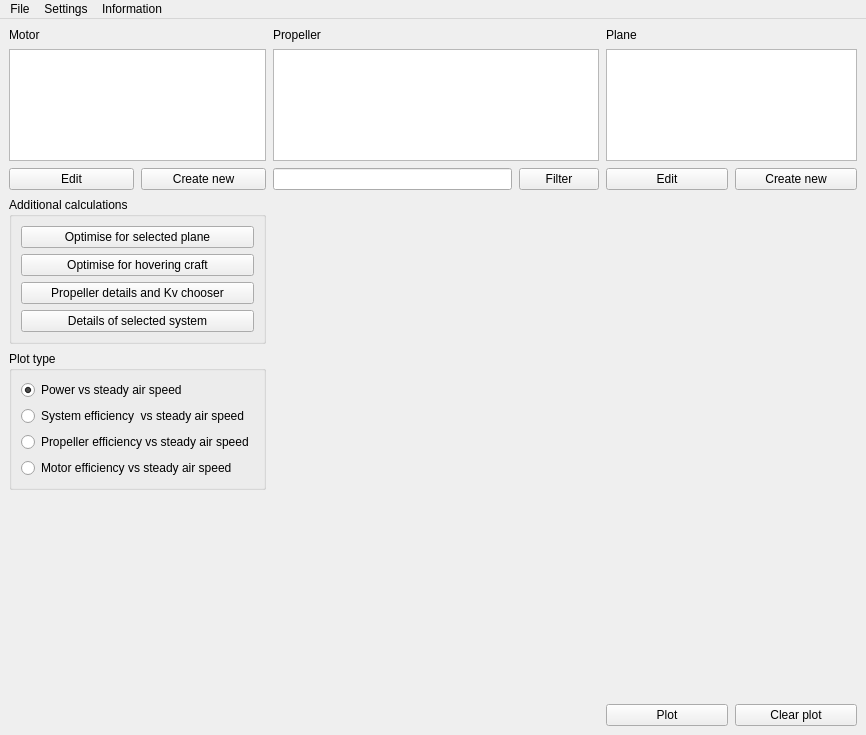
<?xml version="1.0" encoding="UTF-8"?>
<ui version="4.0">
 <class>MainWindow</class>
 <widget class="QMainWindow" name="MainWindow">
  <property name="geometry">
   <rect>
    <x>0</x>
    <y>0</y>
    <width>866</width>
    <height>735</height>
   </rect>
  </property>
  <property name="windowTitle">
   <string>PropPy</string>
  </property>
  <widget class="QWidget" name="centralwidget">
   <layout class="QGridLayout" name="gridLayout">
    <property name="spacing">
     <number>7</number>
    </property>
    <item row="7" column="3" rowspan="6" colspan="4">
     <widget class="QWidget" name="widget_plot" native="true">
      <property name="minimumSize">
       <size>
        <width>500</width>
        <height>500</height>
       </size>
      </property>
      <layout class="QVBoxLayout" name="layout_plot"/>
     </widget>
    </item>
    <item row="3" column="6">
     <widget class="QPushButton" name="pushButton_plane_create">
      <property name="toolTip">
       <string>Create a new plane</string>
      </property>
      <property name="text">
       <string>Create new</string>
      </property>
     </widget>
    </item>
    <item row="2" column="5" colspan="2">
     <widget class="QListView" name="listView_planes">
      <property name="maximumSize">
       <size>
        <width>16777215</width>
        <height>180</height>
       </size>
      </property>
     </widget>
    </item>
    <item row="1" column="1">
     <widget class="QLabel" name="label">
      <property name="maximumSize">
       <size>
        <width>16777215</width>
        <height>14</height>
       </size>
      </property>
      <property name="text">
       <string>Motor</string>
      </property>
     </widget>
    </item>
    <item row="3" column="5">
     <widget class="QPushButton" name="pushButton_plane_edit">
      <property name="toolTip">
       <string>Edit currently selected plane</string>
      </property>
      <property name="text">
       <string>Edit</string>
      </property>
     </widget>
    </item>
    <item row="1" column="3">
     <widget class="QLabel" name="label_3">
      <property name="maximumSize">
       <size>
        <width>16777215</width>
        <height>14</height>
       </size>
      </property>
      <property name="text">
       <string>Propeller</string>
      </property>
     </widget>
    </item>
    <item row="3" column="1">
     <widget class="QPushButton" name="pushButton_motor_edit">
      <property name="toolTip">
       <string>Edit currently selected motor</string>
      </property>
      <property name="text">
       <string>Edit</string>
      </property>
     </widget>
    </item>
    <item row="1" column="5">
     <widget class="QLabel" name="label_2">
      <property name="maximumSize">
       <size>
        <width>16777215</width>
        <height>14</height>
       </size>
      </property>
      <property name="text">
       <string>Plane</string>
      </property>
     </widget>
    </item>
    <item row="3" column="4">
     <widget class="QPushButton" name="pushButton_prop_filter">
      <property name="toolTip">
       <string>Filter list of propellers</string>
      </property>
      <property name="text">
       <string>Filter</string>
      </property>
     </widget>
    </item>
    <item row="16" column="5">
     <widget class="QPushButton" name="pushButton_plot">
      <property name="toolTip">
       <string>Plot the current selection on the graph</string>
      </property>
      <property name="text">
       <string>Plot</string>
      </property>
     </widget>
    </item>
    <item row="3" column="2">
     <widget class="QPushButton" name="pushButton_motor_create">
      <property name="toolTip">
       <string>Create a new motor</string>
      </property>
      <property name="text">
       <string>Create new</string>
      </property>
     </widget>
    </item>
    <item row="2" column="3" colspan="2">
     <widget class="QListView" name="listView_props">
      <property name="maximumSize">
       <size>
        <width>16777215</width>
        <height>180</height>
       </size>
      </property>
     </widget>
    </item>
    <item row="2" column="1" colspan="2">
     <widget class="QListView" name="listView_motors">
      <property name="maximumSize">
       <size>
        <width>16777215</width>
        <height>180</height>
       </size>
      </property>
     </widget>
    </item>
    <item row="3" column="3">
     <widget class="QLineEdit" name="lineEdit_prop_filter"/>
    </item>
    <item row="16" column="6">
     <widget class="QPushButton" name="pushButton_clear_plot">
      <property name="toolTip">
       <string>Clear current plot</string>
      </property>
      <property name="text">
       <string>Clear plot</string>
      </property>
     </widget>
    </item>
    <item row="8" column="1" colspan="2">
     <widget class="QGroupBox" name="groupBox">
      <property name="title">
       <string>Plot type</string>
      </property>
      <layout class="QVBoxLayout" name="verticalLayout">
       <item>
        <widget class="QRadioButton" name="radioButton_V_Pel">
         <property name="text">
          <string>Power vs steady air speed</string>
         </property>
         <property name="checked">
          <bool>true</bool>
         </property>
        </widget>
       </item>
       <item>
        <widget class="QRadioButton" name="radioButton_V_eta">
         <property name="text">
          <string>System efficiency  vs steady air speed</string>
         </property>
        </widget>
       </item>
       <item>
        <widget class="QRadioButton" name="radioButton_V_eta_prop">
         <property name="text">
          <string>Propeller efficiency vs steady air speed</string>
         </property>
        </widget>
       </item>
       <item>
        <widget class="QRadioButton" name="radioButton_V_eta_mot">
         <property name="text">
          <string>Motor efficiency vs steady air speed</string>
         </property>
        </widget>
       </item>
      </layout>
     </widget>
    </item>
    <item row="7" column="1" colspan="2">
     <widget class="QGroupBox" name="groupBox_2">
      <property name="title">
       <string>Additional calculations</string>
      </property>
      <layout class="QVBoxLayout" name="verticalLayout_2">
       <item>
        <widget class="QPushButton" name="pushButton_optimise">
         <property name="toolTip">
          <string>Compare the selected motors and propellers for the selected plane to find the optimal choice.</string>
         </property>
         <property name="text">
          <string>Optimise for selected plane</string>
         </property>
        </widget>
       </item>
       <item>
        <widget class="QPushButton" name="pushButton_quad_optimise">
         <property name="toolTip">
          <string>Optimise selected motors and propellers for a hovering application</string>
         </property>
         <property name="text">
          <string>Optimise for hovering craft</string>
         </property>
        </widget>
       </item>
       <item>
        <widget class="QPushButton" name="pushButton_prop_dets">
         <property name="text">
          <string>Propeller details and Kv chooser</string>
         </property>
        </widget>
       </item>
       <item>
        <widget class="QPushButton" name="pushButton_get_risks">
         <property name="toolTip">
          <string>Give the details on the current selection, max current, thrust etc.</string>
         </property>
         <property name="text">
          <string>Details of selected system</string>
         </property>
        </widget>
       </item>
      </layout>
     </widget>
    </item>
   </layout>
  </widget>
  <widget class="QMenuBar" name="menuBar">
   <property name="geometry">
    <rect>
     <x>0</x>
     <y>0</y>
     <width>866</width>
     <height>26</height>
    </rect>
   </property>
   <widget class="QMenu" name="menuFile">
    <property name="title">
     <string>File</string>
    </property>
    <addaction name="actionQuit"/>
   </widget>
   <widget class="QMenu" name="menuSettings">
    <property name="title">
     <string>Settings</string>
    </property>
    <addaction name="actionBattery_settings"/>
    <addaction name="actionAtmosphere_settings"/>
    <addaction name="actionOptimisation_settings"/>
   </widget>
   <widget class="QMenu" name="menuInformation">
    <property name="title">
     <string>Information</string>
    </property>
    <addaction name="actionVersion_info"/>
   </widget>
   <addaction name="menuFile"/>
   <addaction name="menuSettings"/>
   <addaction name="menuInformation"/>
  </widget>
  <action name="actionQuit">
   <property name="text">
    <string>Quit</string>
   </property>
   <property name="statusTip">
    <string>Exit application</string>
   </property>
  </action>
  <action name="actionController_settings">
   <property name="text">
    <string>Controller settings</string>
   </property>
   <property name="statusTip">
    <string>Change test controller settings.</string>
   </property>
  </action>
  <action name="actionBattery_settings">
   <property name="text">
    <string>Battery settings</string>
   </property>
   <property name="statusTip">
    <string>Change battery settings</string>
   </property>
  </action>
  <action name="actionAtmosphere_settings">
   <property name="text">
    <string>Atmosphere settings</string>
   </property>
   <property name="statusTip">
    <string>Change atmosphere settings</string>
   </property>
  </action>
  <action name="actionVersion_info">
   <property name="text">
    <string>Version info</string>
   </property>
  </action>
  <action name="actionOptimisation_settings">
   <property name="text">
    <string>Optimisation settings</string>
   </property>
  </action>
 </widget>
 <resources/>
 <connections/>
</ui>
